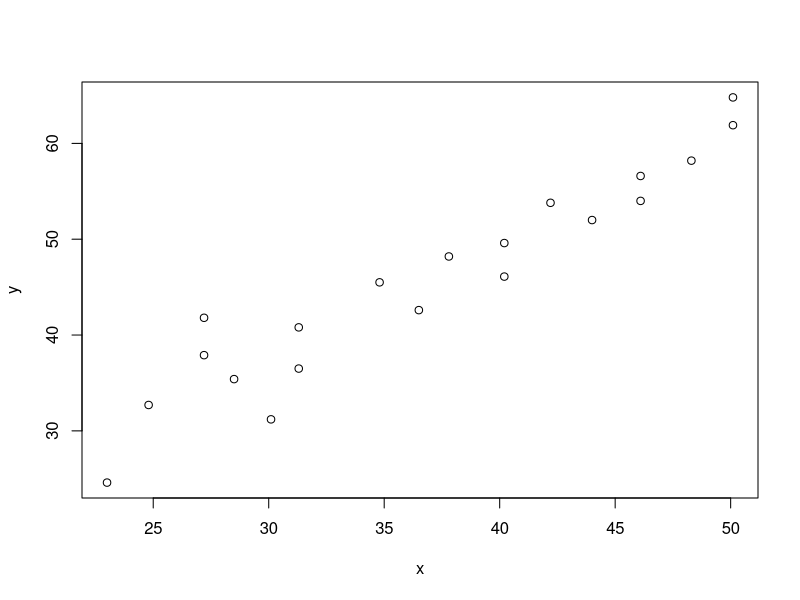
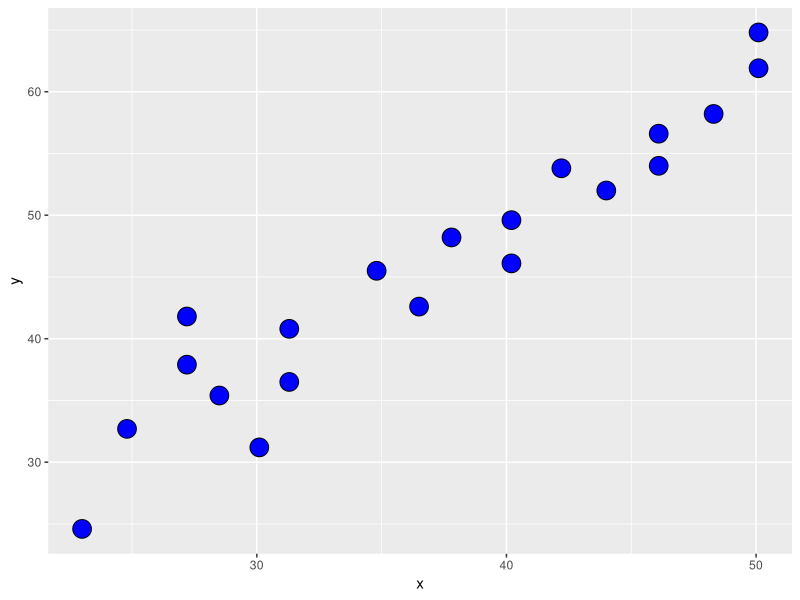
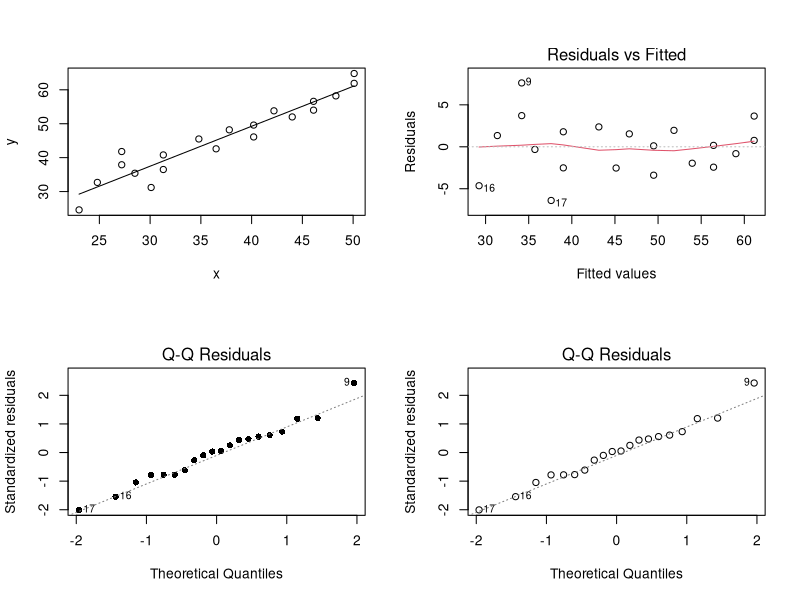
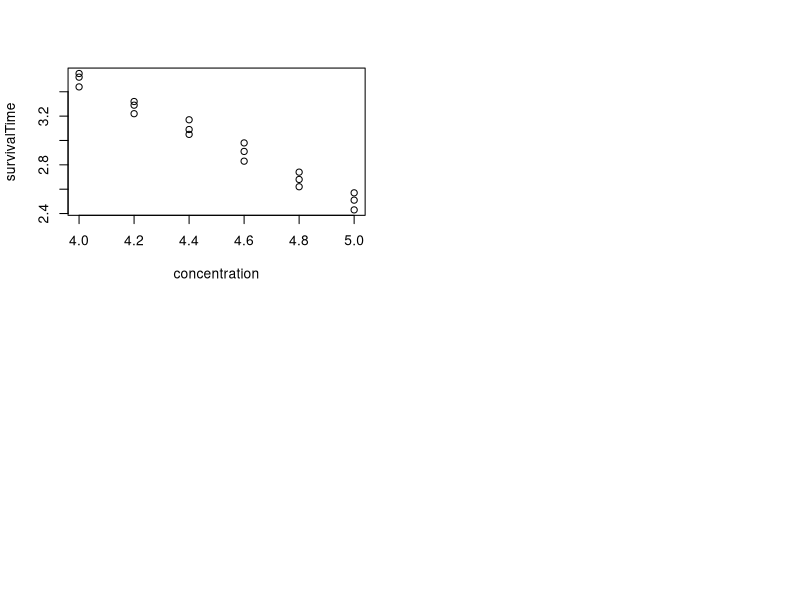
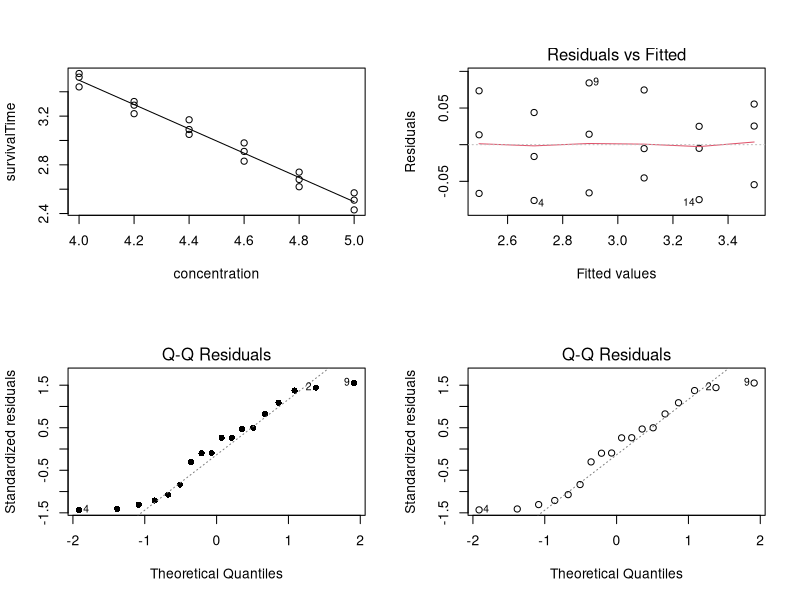
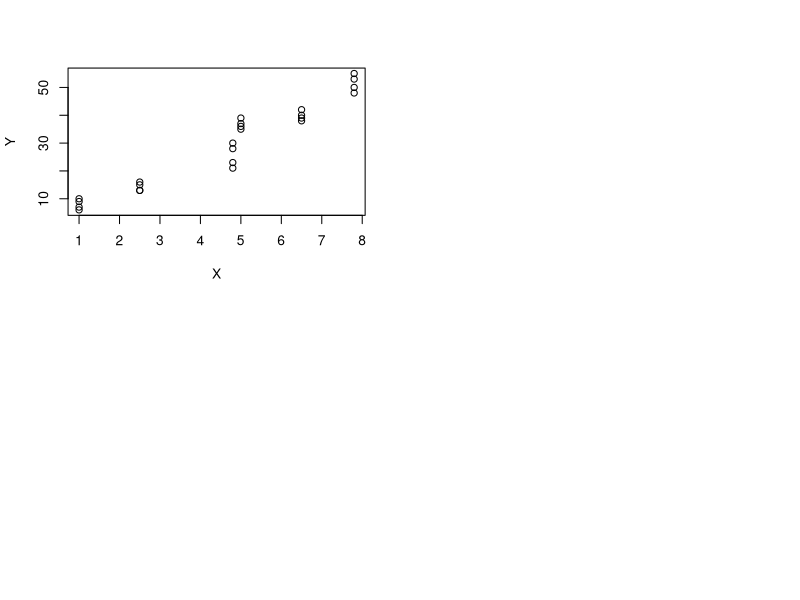
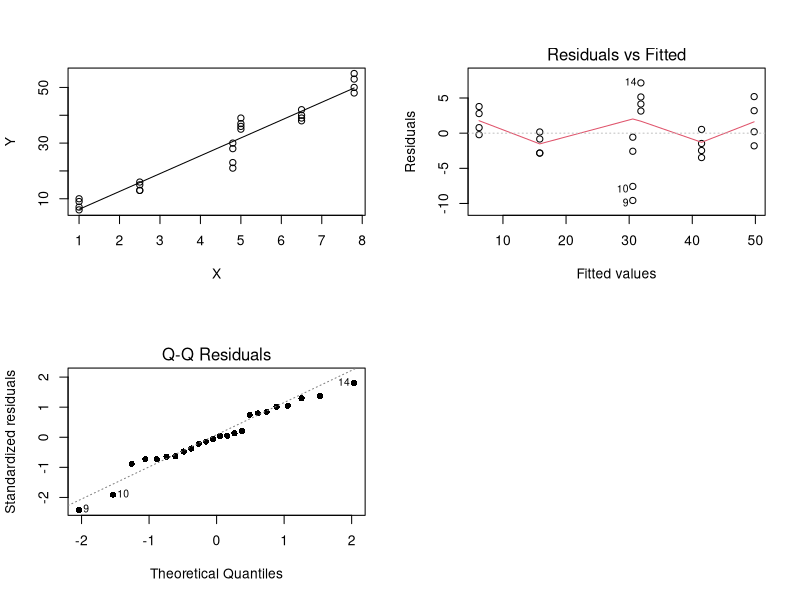

Generate these figures, in order, with R:
## ---- chunk 1
knitr::opts_chunk$set(echo = TRUE)
## ---- chunk 2
library(ggplot2)
## ---- chunk 3
x <- c(28.5, 48.3, 40.2, 34.8, 50.1, 44.0, 27.2, 37.8, 27.2, 46.1, 31.3, 50.1, 31.3, 24.8, 42.2, 23.0, 30.1, 36.5, 40.2, 46.1)
y <- c(35.4, 58.2, 46.1, 45.5, 64.8, 52.0, 37.9, 48.2, 41.8, 54.0, 40.8, 61.9, 36.5, 32.7, 53.8, 24.6, 31.2, 42.6, 49.6, 56.6)

df <- data.frame(x, y)
df
## ---- chunk 4
plot(x, y)
## ---- chunk 5
ggplot(df, aes(x=x, y=y)) + geom_point(shape=21, size=6, fill="blue")
## ---- chunk 6
cor(df)
## ---- chunk 7
result = lm (y~x)
summary(result)
## ---- chunk 8
par(mfrow=c(2,2))
plot(x,y)
lines(x, result$fitted.values)
plot(result, which=1)
plot(result, which=2, pch=16)
## ---- chunk 9
summary(result)
## ---- chunk 10
tb1=((1.17696-1)/0.08718)
tb1
ptb1=2*pt(tb1, 13, lower.tail = FALSE)
ptb1
## ---- chunk 11
confint(result)
coef(result)
## ---- chunk 12
predict(result, newdata = data.frame(x = c(3)), interval = "confidence")
## ---- chunk 13
summary(result)$adj.r.squared
## ---- chunk 14
result$residuals
## ---- chunk 15
deviance(result)
## ---- chunk 16
anova(result)
## ---- chunk 17
Full <- lm(y ~ 0 + as.factor(x))
summary(Full)
## ---- chunk 18
plot(result,2)
## ---- chunk 19
predict(result, newdata = data.frame(x=50))
## ---- chunk 20
Fish <- c(1, 2, 3, 4, 5, 6, 7, 8, 9, 10, 11, 12, 13, 14, 15, 16, 17, 18)
survivalTime <- c(2.51, 2.57, 2.43, 2.62, 2.74, 2.68, 2.83, 2.91, 2.98, 3.17, 3.05, 3.09, 3.32, 3.22, 3.29, 3.44, 3.52, 3.55)
concentration <- c(5.0, 5.0, 5.0, 4.8, 4.8, 4.8, 4.6, 4.6, 4.6, 4.4, 4.4, 4.4, 4.2, 4.2, 4.2, 4.0, 4.0, 4.0)

df2 <- data.frame(Fish, concentration, survivalTime)
df2
## ---- chunk 21
plot(concentration, survivalTime)
## ---- chunk 22
cor(df2)
## ---- chunk 23
result2 = lm (survivalTime~concentration)
summary(result2)
## ---- chunk 24
par(mfrow=c(2,2))
plot(concentration, survivalTime)
lines(concentration, result2$fitted.values)
plot(result2, which=1)
plot(result2, which=2, pch=16)
## ---- chunk 25
summary(result2)
## ---- chunk 26
tb2=((-0.99810-1)/0.03867)
tb2
ptb2=2*pt(tb2, 25, lower.tail = FALSE)
ptb2
## ---- chunk 27
confint(result2)
coef(result2)
## ---- chunk 28
predict(result2, newdata = data.frame(concentration = c(3)), interval = "confidence")
## ---- chunk 29
summary(result2)$adj.r.squared
## ---- chunk 30
result2$residuals
## ---- chunk 31
deviance(result2)
## ---- chunk 32
anova(result2)
## ---- chunk 33
Full2 <- lm(survivalTime~ 0 + as.factor(concentration))
summary(Full2)
## ---- chunk 34
plot(result2,2)
## ---- chunk 35
predict(result2, newdata = data.frame(concentration=5.5))
## ---- chunk 36
experiment <- c(1, 2, 3, 4, 5, 6, 7, 8, 9, 10, 11, 12, 13, 14, 15, 16, 17, 18, 19, 20, 21, 22, 23, 24)
X <- c(1, 1, 1, 1, 2.5, 2.5, 2.5, 2.5, 4.8, 4.8, 4.8, 4.8, 5.0, 5.0, 5.0, 5.0, 6.5, 6.5, 6.5, 6.5, 7.8, 7.8, 7.8, 7.8)
Y <- c(6, 9, 7, 10, 13, 13, 15, 16, 21, 23, 28, 30, 36, 39, 37, 35, 38, 39, 40, 42, 50, 53, 48, 55)

df3 <- data.frame(experiment, X, Y)
df3
## ---- chunk 37
plot(X, Y)
## ---- chunk 38
cor(df3)
## ---- chunk 39
result3 = lm (Y~X)
summary(result3)
## ---- chunk 40
par(mfrow=c(2,2))
plot(X, Y)
lines(X, result3$fitted.values)
plot(result3, which=1)
plot(result3, which=2, pch=16)
## ---- chunk 41
summary(result3)
## ---- chunk 42
tb3=((6.4099-1)/0.3614)
tb3
ptb3=2*pt(tb3, 25, lower.tail = FALSE)
ptb3
## ---- chunk 43
confint(result3)
coef(result3)
## ---- chunk 44
predict(result3, newdata = data.frame(X = c(3)), interval = "confidence")
## ---- chunk 45
Full3 <- lm(Y~ 0 + as.factor(X))
summary(Full3)
## ---- chunk 46
anova(result3, Full3)
## ---- chunk 47
F0=9.4788
pf(F0, df1=2, df2=8, lower.tail=FALSE)
